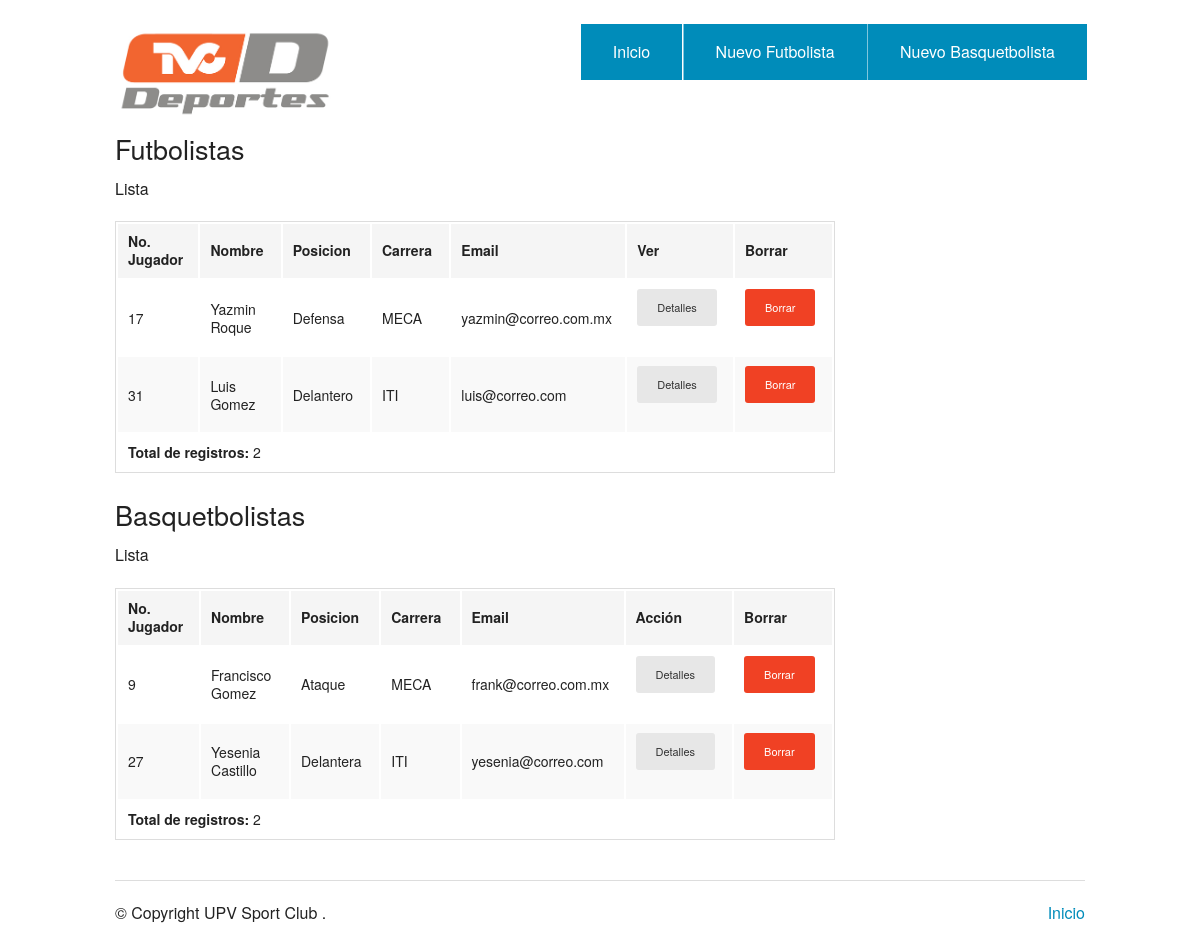
Screenshot of /ejercicio2/index.php with the database file from the repository.
### tables this page shows
CREATE TABLE `futbolistas` (
  `id` int(11) PRIMARY KEY,
  `nombre` varchar(100) NOT NULL,
  `posicion` varchar(10) NOT NULL,
  `carrera` varchar(254) NOT NULL,
  `email` varchar(254) NOT NULL
);

CREATE TABLE `basquetbolistas` (
  `id` int(11) PRIMARY KEY,
  `nombre` varchar(100) NOT NULL,
  `posicion` varchar(10) NOT NULL,
  `carrera` varchar(254) NOT NULL,
  `email` varchar(254) NOT NULL
);

### ejercicio2/db/db_utilities.php (called while the page is built, shortened)
<?php
function getBasquetbolistas()
{
	$con = getDBConnection();
	$sql = "SELECT * FROM basquetbolistas";
	$stmt = $con->prepare($sql);
	$stmt->execute();
	$players = null;
	while ($row = $stmt->fetch(PDO::FETCH_ASSOC)) {
		$players[] = [
	        'Id' => $row['id'],
	        'Nombre' => $row['nombre'],
	        'Posicion' => $row['posicion'],
	        'Carrera' => $row['carrera'],
	        'Email' => $row['email']
	   	];
	}
	return $players;
}
function getFutbolistas()
{
	$con = getDBConnection();
	$sql = "SELECT * FROM futbolistas";
	$stmt = $con->prepare($sql);
	$stmt->execute();
	$players = null;
	while ($row = $stmt->fetch(PDO::FETCH_ASSOC)) {
		$players[] = [
	        'Id' => $row['id'],
	        'Nombre' => $row['nombre'],
	        'Posicion' => $row['posicion'],
	        'Carrera' => $row['carrera'],
	        'Email' => $row['email']
	   	];
	}
	return $players;
}
 ?>

### ejercicio2/utilities.php (called while the page is built, shortened)
<?php
include_once 'db/db_utilities.php';
$futbolistas = getFutbolistas();
$basquetbolistas = getBasquetbolistas();
?>

### ejercicio2/index.php (the view, shortened to what this page needs)
<?php
include_once('utilities.php');
if($futbolistas!=null)
  $total_futbolistas = count($futbolistas);
else
  $total_futbolistas = 0;
if($basquetbolistas!=null)
  $total_basquetbolistas = count($basquetbolistas);
else
  $total_basquetbolistas = 0;
?>
    <?php require_once('header.php'); ?>
    <div class="row">
      <div class="large-9 columns">
        <h3>Futbolistas</h3>
          <p>Lista</p>
        <div class="section-container tabs" data-section>
          <section class="section">
            <div class="content" data-slug="panel1">
              <?php if($total_futbolistas!=0){ ?>
              <table>
                <thead>
                  <tr>
                    <th width="200">No. Jugador</th>
                    <th width="250">Nombre</th>
                    <th width="250">Posicion</th>
                    <th width="250">Carrera</th>
                    <th width="250">Email</th>
                    <th width="250">Ver</th>
                    <th width="250">Borrar</th>
                  </tr>
                </thead>
                <tbody>
                  <?php foreach( $futbolistas as $id => $user ){ ?>
                  <tr>
                    <td><?php echo $user['Id'] ?></td>
                    <td><?php echo $user['Nombre'] ?></td>
                    <td><?php echo $user['Posicion'] ?></td>
                    <td><?php echo $user['Carrera'] ?></td>
                    <td><?php echo $user['Email'] ?></td>
                    <td><a href="./futbolista.php?id=<?php echo $id; ?>" class="button radius tiny secondary">Detalles</a></td>
                    <td><a href="./eliminar-futbolista.php?id=<?php echo $id; ?>" class="button radius tiny alert">Borrar</a></td>
                  </tr>
                  <?php } ?>
                  <tr>
                    <td colspan="4"><b>Total de registros: </b> <?php echo $total_futbolistas; ?></td>
                  </tr>
                </tbody>
              </table>
              <?php }else{ ?>
              No hay registros
              <?php } ?>
            </div>
          </section>
        </div>
      </div>
    </div>
    <div class="row">
      <div class="large-9 columns">
        <h3>Basquetbolistas</h3>
          <p>Lista</p>
        <div class="section-container tabs" data-section>
          <section class="section">
            <div class="content" data-slug="panel1">
              <?php if($total_basquetbolistas!=0){ ?>
              <table>
                <thead>
                  <tr>
                    <th width="200">No. Jugador</th>
                    <th width="250">Nombre</th>
                    <th width="250">Posicion</th>
                    <th width="250">Carrera</th>
                    <th width="250">Email</th>
                    <th width="250">Acción</th>
                    <th width="250">Borrar</th>
                  </tr>
                </thead>
                <tbody>
                  <?php foreach($basquetbolistas as $id => $user){ ?>
                  <tr>
                    <td><?php echo $user['Id'] ?></td>
                    <td><?php echo $user['Nombre'] ?></td>
                    <td><?php echo $user['Posicion'] ?></td>
                    <td><?php echo $user['Carrera'] ?></td>
                    <td><?php echo $user['Email'] ?></td>
                    <td><a href="./basquetbolista.php?id=<?php echo $id; ?>" class="button radius tiny secondary">Detalles</a></td>
                    <td><a href="./eliminar-basquetbolista.php?id=<?php echo $id; ?>" class="button radius tiny alert">Borrar</a></td>
                  </tr>
                  <?php } ?>
                  <tr>
                    <td colspan="4"><b>Total de registros: </b> <?php echo $total_basquetbolistas; ?></td>
                  </tr>
                </tbody>
              </table>
              <?php }else{ ?>
              No hay registros
              <?php } ?>
            </div>
          </section>
        </div>
      </div>
    </div>
    <?php require_once('footer.php'); ?>

### ejercicio2/header.php (shortened to what this page needs)
<!doctype html>
<html class="no-js" lang="en">
  <head>
    <link rel="stylesheet" href="./css/foundation.css" />
  </head>
  <body>
<br>
<div class="row">
      <div class="large-3 columns">
        <h1><img src="./img/logo.png"/></h1>
      </div>
      <div class="large-8 columns">
        <ul class="right button-group">
          <li><a href="./index.php" class="button">Inicio</a></li>
          <li><a href="./agregar-futbolista.php" class="button">Nuevo Futbolista</a></li>
          <li><a href="./agregar-basquetbolista.php" class="button">Nuevo Basquetbolista</a></li>
        </ul>
      </div>
</div>

### ejercicio2/footer.php (shortened to what this page needs)
<footer class="row">
      <div class="large-12 columns">
        <hr/>
        <div class="row">
          <div class="large-6 columns">
            <p>&copy; Copyright UPV Sport Club <?php  ?>.</p>
          </div>
          <div class="large-6 columns">
            <ul class="inline-list right">
              <li><a href="./index.php">Inicio</a></li>
            </ul>
          </div>
        </div>
      </div>
    </footer>
  </body>
</html>

### rows the page displays
futbolistas: id "17", nombre "Yazmin Roque", posicion "Defensa", carrera "MECA", email "yazmin@correo.com.mx"
futbolistas: id "31", nombre "Luis Gomez", posicion "Delantero", carrera "ITI", email "luis@correo.com"
basquetbolistas: id "9", nombre "Francisco Gomez", posicion "Ataque", carrera "MECA", email "frank@correo.com.mx"
basquetbolistas: id "27", nombre "Yesenia Castillo", posicion "Delantera", carrera "ITI", email "yesenia@correo.com"

### other values shown
$total_futbolistas "2"
$total_basquetbolistas "2"
